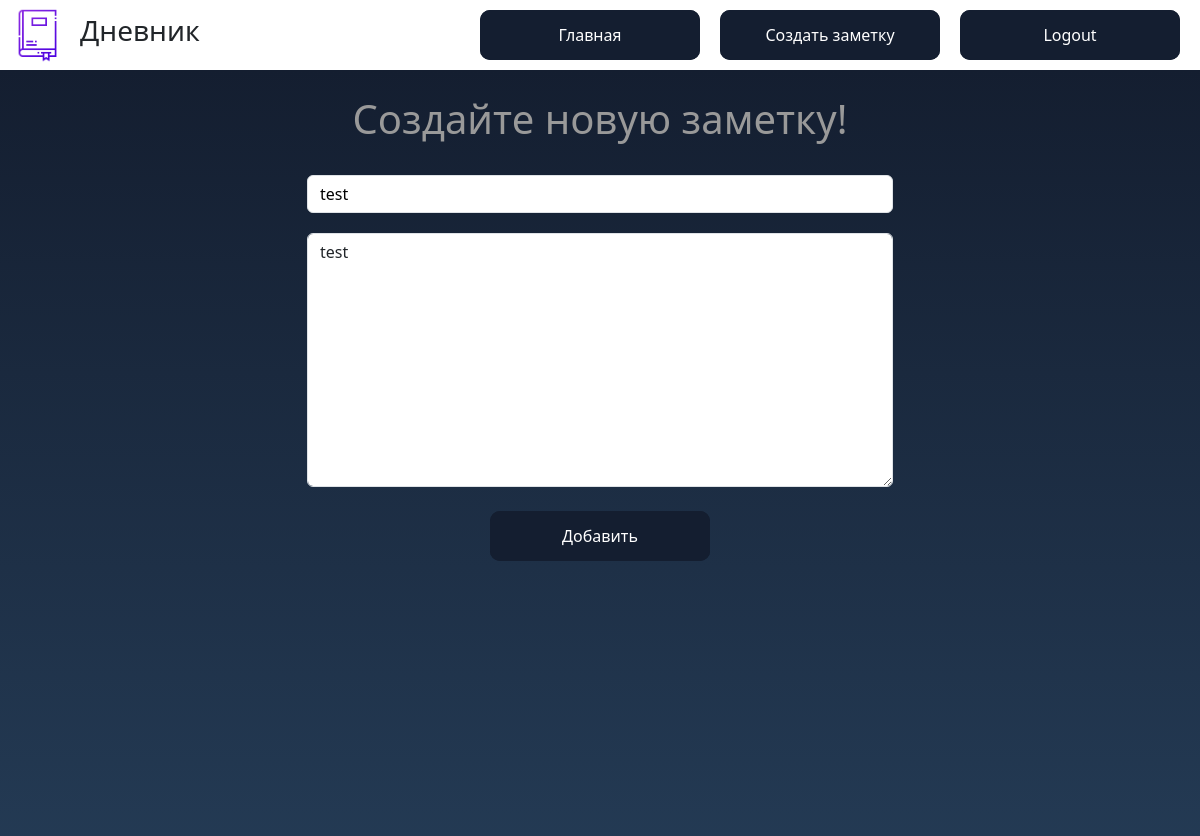
/1/update, run on an earlier commit of the app's database.
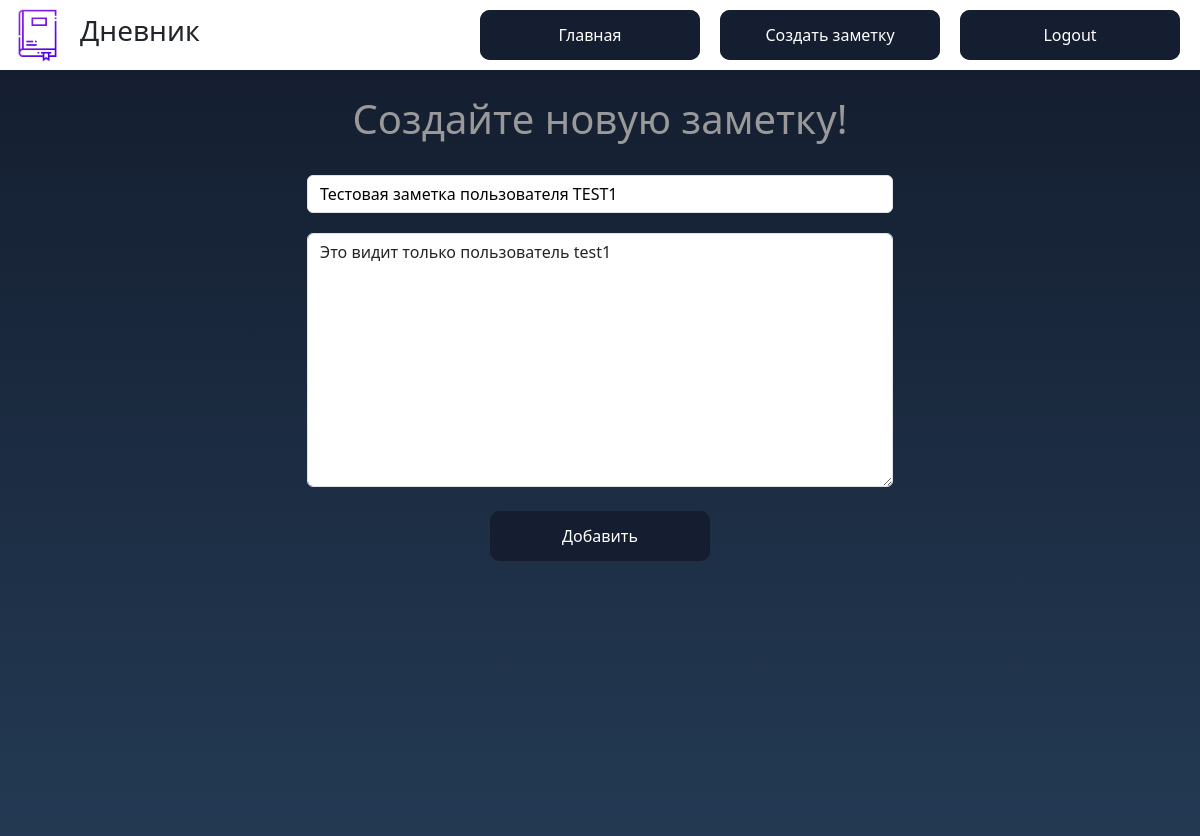
And on a later commit of the database.
### main/models.py (models this page shows, shortened)
class Task(models.Model):
    author = models.ForeignKey(User ,on_delete=models.CASCADE)
    title = models.CharField('Название', max_length=50)
    task = models.TextField('Описание')
    date = models.DateTimeField('Дата Заметки')
    class Meta:
        verbose_name = 'Задача'
        verbose_name_plural = 'Задачи'

### main/views.py (the view)
# urls.py: path('<int:pk>/update', views.NoteUpdateView.as_view(), name='note-update'),
class NoteUpdateView(UpdateView):
    model = Task
    template_name = 'main/create.html'
    fields = ['title', 'task']

### main/templates/main/create.html (shortened to what this page needs)
{% extends 'main/base.html' %}
{% block content %}
    <link href="//cdn.bootcss.com/bootstrap-datetimepicker/4.17.44/css/bootstrap-datetimepicker.min.css" rel="stylesheet">
    <section class="body-create">
        <h1 class="heading-create">Создайте новую заметку!</h1>
        <form class="form-area" method="post">
            <div class="title-date-cover">
                {{ form.title }}
            </div>
            {{ form.task }}<br>
            <button type="submit" class="glow-on-hover">Добавить</button>
        </form>
    </section>
{% endblock %}

### main/templates/main/base.html (shortened to what this page needs)
{% load static %}
<!doctype html>
<html lang="ru">
<head>
    <link rel="stylesheet" href="{% static 'css/base.css' %}" type="text/css">
    <link rel="stylesheet" href="https://cdn.jsdelivr.net/npm/bootstrap@5.3.2/dist/css/bootstrap.min.css">
</head>
<header>
    <div class="navbar-default">
        <div class="navbar-header">
            <img class="logo" src="../../static/images/diary-icon.png" alt="logo">
            <h1 class="diary-heading">Дневник</h1>
        </div>
      <nav class="custom-navbar">
          <button class="glow-on-hover" onclick="location.href='{% url 'home' %}'">Главная</button>
          <button class="glow-on-hover" onclick="location.href='{% url 'create' %}'">Создать заметку</button>
          <button class="glow-on-hover" onclick="location.href='{% url 'logout'  %}?next=/accounts/login/?next=/'">Logout</button>
      </nav>
    </div>
</header>
<body>
    {% block content %}{% endblock %}
</body>
</html>

### main/static/css/base.css (style rules this page uses)
.logo { width: 55px; height: 55px; }
.diary-heading { font-size: 28px; }
.navbar-default { display: flex; flex-direction: row; justify-content: space-between; align-items: center; margin: 0; background-color: #ffffff; border: 2px; box-shadow: 0 2px 5px rgba(0, 0, 0, 0.5); height: 70px }
.navbar-header { display: flex; flex-direction: row; margin-left: 10px; align-items: center; gap: 15px }
.body-create { background: linear-gradient(#141e30, #243b55); display: flex; margin: 0; padding: 0; flex-direction: column; height: 100vh; width: 100%; align-items: center; text-align: center; }
.form-area { color: #666; height: 80%; width: 50%; border-radius: 10px; border: 2px solid transparent; resize: none; padding: 5px; }
.heading-create { color: #999; width: 90%; margin-bottom: 25px; margin-top: 25px; }
.glow-on-hover { width: 220px; height: 50px; border: none; outline: none; color: #fff; background: #141e30; cursor: pointer; position: relative; z-index: 0; border-radius: 10px; }
.glow-on-hover:before { content: ''; background: linear-gradient(45deg, #ff0000, #ff7300, #fffb00, #48ff00, #00ffd5, #002bff, #7a00ff, #ff00c8, #ff0000); position: absolute; top: -2px; left:-2px; background-size: 400%; z-index: -1; filter: blur(5px); width: calc(100% + 4px); height: calc(100% + 4px); animation: glowing 20s linear infinite; opacity: 0; transition: opacity .3s ease-in-out; border-radius: 10px; }
.glow-on-hover:after { z-index: -1; content: ''; position: absolute; width: 100%; height: 100%; background: #141e30; left: 0; top: 0; border-radius: 10px; }
.custom-navbar { display: flex; flex-direction: row; gap: 20px; margin-right: 20px; }
.title-date-cover { display: flex; flex-direction: row; margin-bottom: 20px; gap: 2%; }
input[name='title'] { width: 100%; border-radius: 0.375rem; color: #000; padding: 0.375rem 0.75rem; border: var(--bs-border-width) solid var(--bs-border-color); }
textarea[name='task'] { min-height: calc(1.5em + 0.75rem + calc(var(--bs-border-width) * 2)); display: block; width: 100%; padding: 0.375rem 0.75rem; font-size: 1rem; font-weight: 400; line-height: 1.5; color: var(--bs-body-color); -webkit-appearance: none; -moz-appearance: none; appearance: none; background-color: var(--bs-body-bg); background-clip: padding-box; border: var(--bs-border-width) solid var(--bs-border-color); border-radius: var(--bs-border-radius); transition: border-color .15s ease-in-out,box-shadow .15s ease-in-out; }

What changed in the data, as far as the page shows it:
changed Task: title "test" → "Тестовая заметка пользователя TEST1"; task "test" → "Это видит только пользователь test1"
